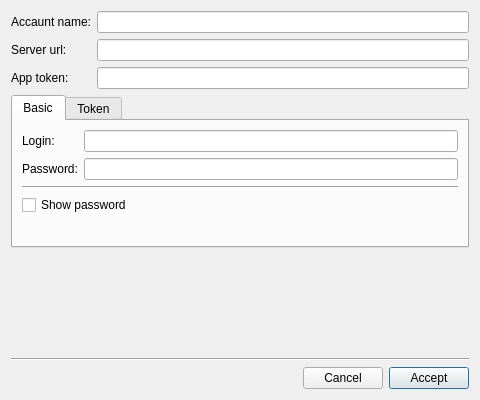
<?xml version="1.0" encoding="UTF-8"?>
<ui version="4.0">
 <class>DiaLoginData</class>
 <widget class="QDialog" name="DiaLoginData">
  <property name="windowModality">
   <enum>Qt::WindowModal</enum>
  </property>
  <property name="geometry">
   <rect>
    <x>0</x>
    <y>0</y>
    <width>480</width>
    <height>400</height>
   </rect>
  </property>
  <property name="windowTitle">
   <string>QGLPI - Login data</string>
  </property>
  <property name="modal">
   <bool>true</bool>
  </property>
  <layout class="QVBoxLayout" name="verticalLayout_3">
   <item>
    <layout class="QGridLayout" name="gridLayout">
     <property name="leftMargin">
      <number>0</number>
     </property>
     <item row="0" column="0">
      <widget class="QLabel" name="label_3">
       <property name="text">
        <string>Accaunt name:</string>
       </property>
      </widget>
     </item>
     <item row="0" column="1">
      <widget class="QLineEdit" name="le_accname">
       <property name="clearButtonEnabled">
        <bool>true</bool>
       </property>
      </widget>
     </item>
     <item row="1" column="0">
      <widget class="QLabel" name="label">
       <property name="text">
        <string>Server url:</string>
       </property>
      </widget>
     </item>
     <item row="1" column="1">
      <widget class="QLineEdit" name="le_serverurl">
       <property name="clearButtonEnabled">
        <bool>true</bool>
       </property>
      </widget>
     </item>
     <item row="2" column="0">
      <widget class="QLabel" name="label_2">
       <property name="text">
        <string>App token:</string>
       </property>
      </widget>
     </item>
     <item row="2" column="1">
      <widget class="QLineEdit" name="le_apptoken">
       <property name="clearButtonEnabled">
        <bool>true</bool>
       </property>
      </widget>
     </item>
    </layout>
   </item>
   <item>
    <widget class="QTabWidget" name="tabw">
     <property name="currentIndex">
      <number>0</number>
     </property>
     <widget class="QWidget" name="tab">
      <attribute name="title">
       <string>Basic</string>
      </attribute>
      <layout class="QVBoxLayout" name="verticalLayout">
       <item>
        <layout class="QGridLayout" name="gridLayout_2">
         <item row="0" column="0">
          <widget class="QLabel" name="label_4">
           <property name="text">
            <string>Login:</string>
           </property>
          </widget>
         </item>
         <item row="0" column="1">
          <widget class="QLineEdit" name="le_login">
           <property name="clearButtonEnabled">
            <bool>true</bool>
           </property>
          </widget>
         </item>
         <item row="1" column="0">
          <widget class="QLabel" name="label_5">
           <property name="text">
            <string>Password:</string>
           </property>
          </widget>
         </item>
         <item row="1" column="1">
          <widget class="QLineEdit" name="le_pass">
           <property name="echoMode">
            <enum>QLineEdit::Password</enum>
           </property>
           <property name="clearButtonEnabled">
            <bool>true</bool>
           </property>
          </widget>
         </item>
        </layout>
       </item>
       <item>
        <widget class="Line" name="line_2">
         <property name="orientation">
          <enum>Qt::Horizontal</enum>
         </property>
        </widget>
       </item>
       <item>
        <widget class="QCheckBox" name="chbox_showpass">
         <property name="text">
          <string>Show password</string>
         </property>
        </widget>
       </item>
       <item>
        <spacer name="verticalSpacer_2">
         <property name="orientation">
          <enum>Qt::Vertical</enum>
         </property>
         <property name="sizeHint" stdset="0">
          <size>
           <width>20</width>
           <height>20</height>
          </size>
         </property>
        </spacer>
       </item>
      </layout>
     </widget>
     <widget class="QWidget" name="tab_2">
      <attribute name="title">
       <string>Token</string>
      </attribute>
      <layout class="QVBoxLayout" name="verticalLayout_2">
       <item>
        <layout class="QHBoxLayout" name="horizontalLayout_2">
         <item>
          <widget class="QLabel" name="label_6">
           <property name="text">
            <string>Token:</string>
           </property>
          </widget>
         </item>
         <item>
          <widget class="QLineEdit" name="le_token">
           <property name="clearButtonEnabled">
            <bool>true</bool>
           </property>
          </widget>
         </item>
        </layout>
       </item>
       <item>
        <spacer name="verticalSpacer">
         <property name="orientation">
          <enum>Qt::Vertical</enum>
         </property>
         <property name="sizeHint" stdset="0">
          <size>
           <width>20</width>
           <height>68</height>
          </size>
         </property>
        </spacer>
       </item>
      </layout>
     </widget>
    </widget>
   </item>
   <item>
    <spacer name="verticalSpacer_3">
     <property name="orientation">
      <enum>Qt::Vertical</enum>
     </property>
     <property name="sizeHint" stdset="0">
      <size>
       <width>20</width>
       <height>19</height>
      </size>
     </property>
    </spacer>
   </item>
   <item>
    <widget class="Line" name="line">
     <property name="orientation">
      <enum>Qt::Horizontal</enum>
     </property>
    </widget>
   </item>
   <item>
    <layout class="QHBoxLayout" name="horizontalLayout">
     <item>
      <spacer name="horizontalSpacer">
       <property name="orientation">
        <enum>Qt::Horizontal</enum>
       </property>
       <property name="sizeHint" stdset="0">
        <size>
         <width>40</width>
         <height>20</height>
        </size>
       </property>
      </spacer>
     </item>
     <item>
      <widget class="QPushButton" name="btn_cancel">
       <property name="text">
        <string>Cancel</string>
       </property>
       <property name="autoDefault">
        <bool>false</bool>
       </property>
      </widget>
     </item>
     <item>
      <widget class="QPushButton" name="btn_accept">
       <property name="text">
        <string>Accept</string>
       </property>
       <property name="autoDefault">
        <bool>false</bool>
       </property>
       <property name="default">
        <bool>true</bool>
       </property>
      </widget>
     </item>
    </layout>
   </item>
  </layout>
 </widget>
 <tabstops>
  <tabstop>le_accname</tabstop>
  <tabstop>le_serverurl</tabstop>
  <tabstop>le_apptoken</tabstop>
  <tabstop>tabw</tabstop>
  <tabstop>le_login</tabstop>
  <tabstop>le_pass</tabstop>
  <tabstop>chbox_showpass</tabstop>
  <tabstop>le_token</tabstop>
  <tabstop>btn_accept</tabstop>
  <tabstop>btn_cancel</tabstop>
 </tabstops>
 <resources/>
 <connections>
  <connection>
   <sender>btn_cancel</sender>
   <signal>clicked()</signal>
   <receiver>DiaLoginData</receiver>
   <slot>reject()</slot>
   <hints>
    <hint type="sourcelabel">
     <x>341</x>
     <y>324</y>
    </hint>
    <hint type="destinationlabel">
     <x>250</x>
     <y>328</y>
    </hint>
   </hints>
  </connection>
  <connection>
   <sender>btn_accept</sender>
   <signal>clicked()</signal>
   <receiver>DiaLoginData</receiver>
   <slot>accept()</slot>
   <hints>
    <hint type="sourcelabel">
     <x>408</x>
     <y>326</y>
    </hint>
    <hint type="destinationlabel">
     <x>185</x>
     <y>312</y>
    </hint>
   </hints>
  </connection>
 </connections>
</ui>
